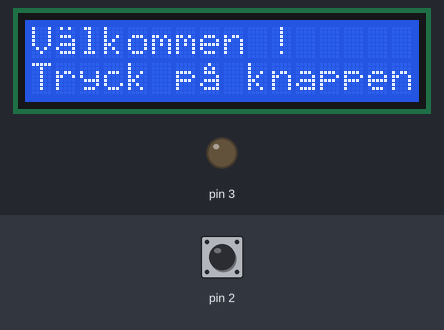
The sketch below on a simulated Arduino Uno, built with avr-gcc and run on an emulated ATmega328P. Parts: 16×2 character LCD, output pins drawn as LEDs (lit = HIGH). The inputs (shaded band) are chosen by the test bench; at power-on: pin 2 HIGH. Random numbers use the default seed unless the sketch sets one; what the sketch prints to the serial monitor is not drawn.

Above: at 2.2 s.
2.3 s: pin 2 pulled LOW for 0.15 s
At 3.6 s:
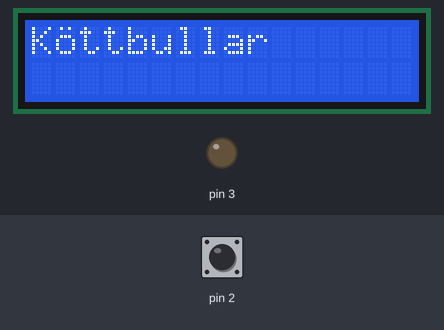
3.9 s: pin 2 pulled LOW for 1 s
At 6.1 s:
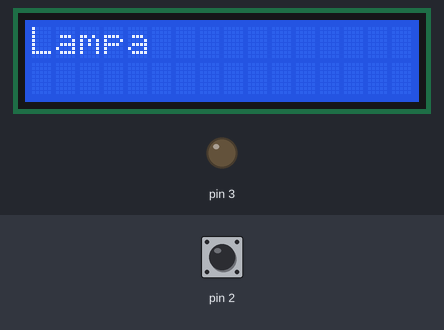
6.4 s: pin 2 pulled LOW for 0.15 s
At 6.9 s:
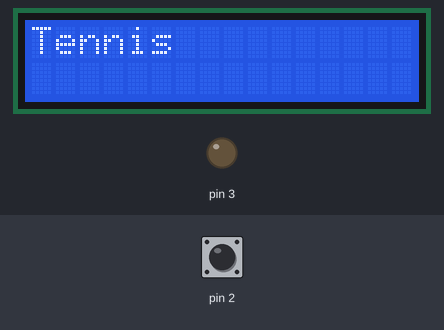
8.0 s: pin 2 pulled LOW for 3.2 s
At 9.0 s:
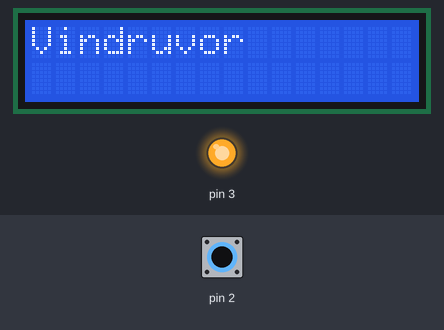
12.7 s: pin 2 pulled LOW for 0.15 s
At 14.0 s:
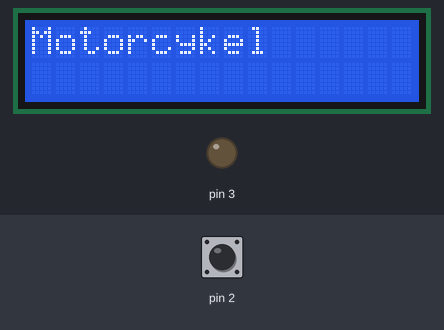
14.3 s: pin 2 pulled LOW for 1 s
At 16.6 s:
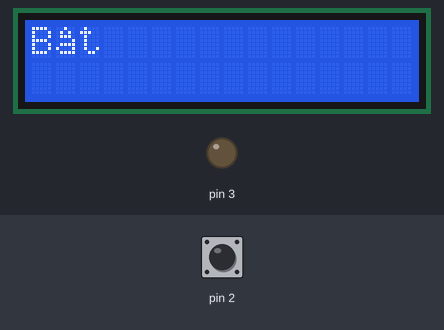
Timing chart, 0 to 17.8 s (numbered marks = the images above; inputs shaded):
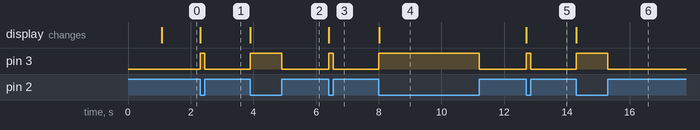

The sketch:

reading-game.ino
```cpp
// include lcd header
#include <LiquidCrystal.h>

// init the library with the numbers of the interface pins
LiquidCrystal lcd(7, 8, 9, 10, 11, 12);

// constants for the swedish characters
byte AwithRing[8] = {
  B00100, B01010, B01110, B00001, B01111, B10001, B01111
};

byte AwithDots[8] = {
  B01010, B00000, B01110, B00001, B01111, B10001, B01111
};

byte OwithDots[8] = {
  B01010, B00000, B01110,B10001, B10001, B10001, B01110
};

byte BigAwithRing[8] = {
  0b00100, 0b01010, 0b01110, 0b10001, 0b11111, 0b10001, 0b10001, 0b00000
};

byte BigAwithDots[8] = {
  0b01010, 0b00000, 0b01110, 0b10001, 0b11111, 0b10001, 0b10001, 0b00000
};

byte BigOwithDots[8] = {
  0b01010, 0b01110, 0b10001, 0b10001, 0b10001, 0b10001, 0b01110, 0b00000
};

// welcome messages
String msg_welcome = "Välkommen !";
String msg_start = "Tryck på knappen";

// globlal variable used to determine if key is pressed or not
bool btnpressed = false;

// list of random words to display
String words[] = {
  "Morot", "Äpple", "Päron", "Banan", "Ananas", "Mandarin", "Vindruvor",
  "Bil", "Båt", "Flygplan", "Motorcykel", "Buss", "Lastbil", "Moped",
  "Fotboll", "Basketboll", "Tennis", "Pingis", "Hockey", "Höjdhoppning",
  "Hamburgare", "Pannkakor", "Köttbullar", "Glass", "Pizza", "Bullar",
  "Bio", "Fröken", "Träd", "Lampa", "Kotte", "Leksaker", "Docka", "Säng"};

// helper function to replace swedish chars with our custom glyphs
void printmsg(String str){
  str.replace("å", "\1");
  str.replace("ä", "\2");
  str.replace("ö", "\3");
  str.replace("Å", "\4");
  str.replace("Ä", "\5");
  str.replace("Ö", "\6");
  lcd.print(str);
}

// setup function to init the lcd and the random generator
void setup() {
  // create the custom glyphs for the swedish chars
  lcd.createChar(1, AwithRing);     // å
  lcd.createChar(2, AwithDots);     // ä
  lcd.createChar(3, OwithDots);     // ö
  lcd.createChar(4, BigAwithRing);  // Å
  lcd.createChar(5, BigAwithDots);  // Ä
  lcd.createChar(6, BigOwithDots);  // Ö

  delay(1000);
  Serial.begin(9600);
  Serial.println("= = = = game starting = = = = ");
  Serial.println("setting pinmode input_pullup on pin 2");

  // configure pin 2 to "report" LOW when pulled to gnd
  pinMode(2, INPUT_PULLUP);

  // configure pin 3 to be an "output pin"
  pinMode(3, OUTPUT);

  // seed the random generator
  randomSeed(analogRead(0));

  // configure the dimensions of the lcd and print our
  // welcome message
  lcd.begin(16, 2);
  printmsg(msg_welcome);

  // move cursor on lcd and print starting
  lcd.setCursor(0, 1);
  printmsg(msg_start);
}

// loop function for running the game
void loop() {

    // if reading of pin 2 reports low, and global button variable
    // is false, it means that we are pressing the button
    if (digitalRead(2) == LOW && btnpressed == false){
      Serial.println("btn pressed");

      // light up led on pin 3
      digitalWrite(3, HIGH);

      // we use this variable to prevent multiple keypresses while
      // holding down the button
      btnpressed = true;

      // get random number within the range
      int rnd = random(sizeof(words) / sizeof(String));
      Serial.print("random number set to "); Serial.println(rnd);
      Serial.print("word to print is thus "); Serial.println(words[rnd]);

      // clear lcd, set cursor position and print random word
      lcd.clear();
      lcd.setCursor(0, 0);
      printmsg(words[rnd]);

    }

    // if reading of pin 2 reports high, and global button variable
    // is true, it means we just release the button,
    if (digitalRead(2) == HIGH && btnpressed == true){
      Serial.println("btn released");

      // turn off led on pin 3
      digitalWrite(3, LOW);

      // reset state of global button variable
      btnpressed = false;
    }
}
```

Measured:
- after the input at 2.3 s, pin 3: LOW → HIGH at once, → LOW 0.15 s later; the display: changes at once (image 1)
- after the input at 3.9 s, pin 3: LOW → HIGH at once, → LOW 1.0 s later; the display: changes at once (image 2)
- after the input at 6.4 s, pin 3: LOW → HIGH at once, → LOW 0.15 s later; the display: changes at once (image 3)
- after the input at 8.0 s, pin 3: LOW → HIGH at once, → LOW 3.2 s later; the display: changes at once (image 4)
- after the input at 12.7 s, pin 3: LOW → HIGH at once, → LOW 0.15 s later; the display: changes at once (image 5)
- after the input at 14.3 s, pin 3: LOW → HIGH at once, → LOW 1.0 s later; the display: changes at once (image 6)
